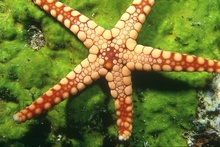
%> input picture EE-475-Image-Processing/ee475_hw5-Segmentation/figs/12003.jpg, 220 x 147 px, shrunk from 481 x 321 before the run
$ octave q1_rgb.m   (GNU Octave 9; MATLAB toolbox functions it lacks are replaced by stand-ins)
%> lines starting %> are read from the running program, lines starting %| are printed output that depends on the picture
clc;clear;
%controller=0; % means we will look [r g b] difference
controller=1; % means we will look [x y r g b] difference
N=5; %number of segment
%my_matrix=imread('gazete.bmp');
%my_matrix=imread('PCB.BMP');
my_matrix=imread('12003.jpg');
%> my_matrix is the input picture: size 147x220x3 uint8; mean R, G, B 113.7, 118.7, 50.3
%my_matrix=rgb2gray(my_matrix);
my_matrix=double(my_matrix);
%> my_matrix: size 147x220x3 double
[m,n,~]=size(my_matrix);
%> m = 147; n = 220
%% initializing

x_cordinate=randi([1 m],1,N);
y_cordinate=randi([1 n],1,N);
Coordinates=[x_cordinate' y_cordinate'];
my_mean_1=zeros(N,3);
for i=1:N
    for j=1:3
        my_mean_1(i,j)=my_matrix(x_cordinate(i),y_cordinate(i),j);
    end
end
%> after the loop, my_mean_1 = [51 84 27; 24 45 14; 182 105 63; 199 156 103; 147 198 45]
M=[Coordinates my_mean_1];
%> M = [125 173 51 84 27; 112 67 24 45 14; 62 105 182 105 63; 39 129 199 156 103; 76 200 147 198 45]
classified_pixels{N}=[];
%%
temp=zeros(1,N);
my_mean_2=zeros(N,3);

while abs(sum(sum((my_mean_1-my_mean_2))))>N
    abs(sum(sum((my_mean_1-my_mean_2))))
    my_mean_2=my_mean_1;

    classified_pixels{N}=[];

    for i=1:m
        for j=1:n

            for k=1:N
                renkler(1)=my_matrix(i,j,1);
                renkler(2)=my_matrix(i,j,2);
                renkler(3)=my_matrix(i,j,3);
                if controller==0 % [r g b]
                    temp(k)=norm(renkler-M(k,3:5));
                else % [x y r g b]
                    temp(k)=norm([i j renkler]-M(k,1:5));
                end


            end

            [~,indice]=min(temp);
            classified_pixels{indice}=[classified_pixels{indice};i j my_matrix(i,j,1) my_matrix(i,j,2) my_matrix(i,j,3)];
        end
    end
    for i=1:N
        M(i,1)=mean(classified_pixels{i}(:,1));
        M(i,2)=mean(classified_pixels{i}(:,2));
        my_mean_1(i,1)=mean(classified_pixels{i}(:,3));
        my_mean_1(i,2)=mean(classified_pixels{i}(:,4));
        my_mean_1(i,3)=mean(classified_pixels{i}(:,5));
    end
    M(i,3:5)=my_mean_1(i,:);
end
%> this loop made 5 passes
%> after the loop, M = [105.7 165 51 84 27; 101.7 55.82 24 45 14; 59.01 53.52 182 105 63; 52.13 118 199 156 103; 39.67 175.5 121.1 143.8 43.66]; classified_pixels = 5 items; my_mean_1 = [61.13 81.51 29.44; 46.72 63.69 22.31; 133.7 130.9 44.79; 225.9 187.5 121.9; 121.1 143.8 43.66]; renkler = [12 22 13]; temp = [101.7 172.4 270.6 284.1 203.4]
%% save classified_pixels

%save classified_pixels.mat classified_pixels


%% segment
result_matrix=zeros(m,n,3);
result_matrix_2=zeros(m,n,3);

for i=1:N
    temp_1=classified_pixels{i};
    for ii=1:length(temp_1(:,1))
        result_matrix(temp_1(ii,1),temp_1(ii,2),:)=my_mean_1(i,:);
        result_matrix_2(temp_1(ii,1),temp_1(ii,2),:)=[i i i];
    end
end
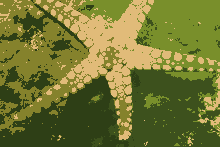
%> result_matrix: size 147x220x3 double; mean R, G, B 115.6, 119.8, 51
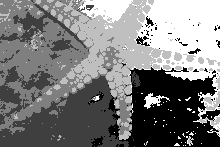
%> result_matrix_2: size 147x220x3 double; min 1, max 5, mean 2.97; drawn with min black and max white
figure();
imshow(uint8(result_matrix),[])
figure();
max_value=max(max(max(result_matrix_2)));
%> max_value = 5
imshow(uint8(255*result_matrix_2/max_value))
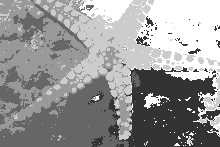
%> displayed picture: size 147x220x3, on the screen's scale of 0 to 255; min 51, max 255, mean 151.5


% [9 lines of commented-out code are left out]
